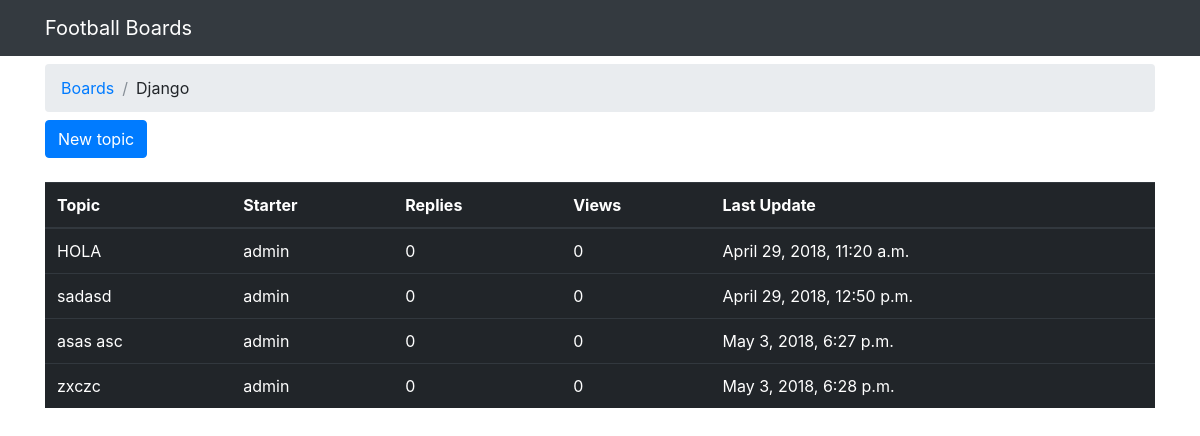
The app's page /boards/1/ with its own data.
### boards/models.py (models this page shows, shortened)
class Board(models.Model):
    name = models.CharField(max_length=30, unique=True)
    description = models.CharField(max_length=100)

class Topic(models.Model):
    subject = models.CharField(max_length=255)
    last_updated = models.DateTimeField(auto_now_add=True)
    board = models.ForeignKey(Board, on_delete=models.CASCADE, related_name='topics')
    starter = models.ForeignKey(User, on_delete=models.CASCADE, related_name='topics')
    last_updated = models.DateTimeField(auto_now_add=True)

### boards/views.py (the view)
# urls.py: url(r'^boards/(?P<pk>\d+)/$',views.board_topics, name = "board_topics"),
def board_topics(request, pk):  # pk --- unique identifier for a item in a model
    try:
        boards = Board.objects.get(pk=pk)
    except Board.DoesNotExist:
        raise Http404
    return render(request, 'topics.html', {'boards': boards})

### templates/topics.html (shortened to what this page needs)
{% extends 'base.html' %}
{% block breadcrumb %}
  <li class="breadcrumb-item"><a href="{% url 'home' %}">Boards</a></li>
<li class="breadcrumb-item">{{ boards.name }}</li>
{% endblock %}
{% block content %}
<div class="mb-4">
    <a href="{% url 'new_topic' boards.pk %}" class="btn btn-primary">New topic</a>
  </div>
  <table class="table table-dark">
    <thead class="thead-inverse">
      <tr>
        <th>Topic</th>
        <th>Starter</th>
        <th>Replies</th>
        <th>Views</th>
        <th>Last Update</th>
      </tr>
    </thead>
    <tbody>
      {% for topic in boards.topics.all %}
        <tr>
          <td>{{ topic.subject }}</td>
          <td>{{ topic.starter.username }}</td>
          <td>0</td>
          <td>0</td>
          <td>{{ topic.last_updated }}</td>
        </tr>
      {% endfor %}
    </tbody>
  </table>
{% endblock %}

### templates/base.html (shortened to what this page needs)
{% load static %}
<html>
  <head>
    <link rel="stylesheet" href="{% static 'css/bootstrap.min.css' %}">
  </head>
  <body>
  <nav class="navbar navbar-expand-lg navbar-dark bg-dark">
      <div class="container">
        <a class="navbar-brand" href="{% url 'home' %}">Football Boards</a>
      </div>
    </nav>
    <div class="container">
      <ol class="breadcrumb my-2">
        {% block breadcrumb %}
        {% endblock %}
      </ol>
      {% block content %}
      {% endblock %}
    </div>
  </body>
</html>

### records on screen
Board: name "Django"
Topic: subject "HOLA", starter.username "admin", last_updated "April 29, 2018, 11:20 a.m."
Topic: subject "sadasd", starter.username "admin", last_updated "April 29, 2018, 12:50 p.m."
Topic: subject "asas asc", starter.username "admin", last_updated "May 3, 2018, 6:27 p.m."
Topic: subject "zxczc", starter.username "admin", last_updated "May 3, 2018, 6:28 p.m."
